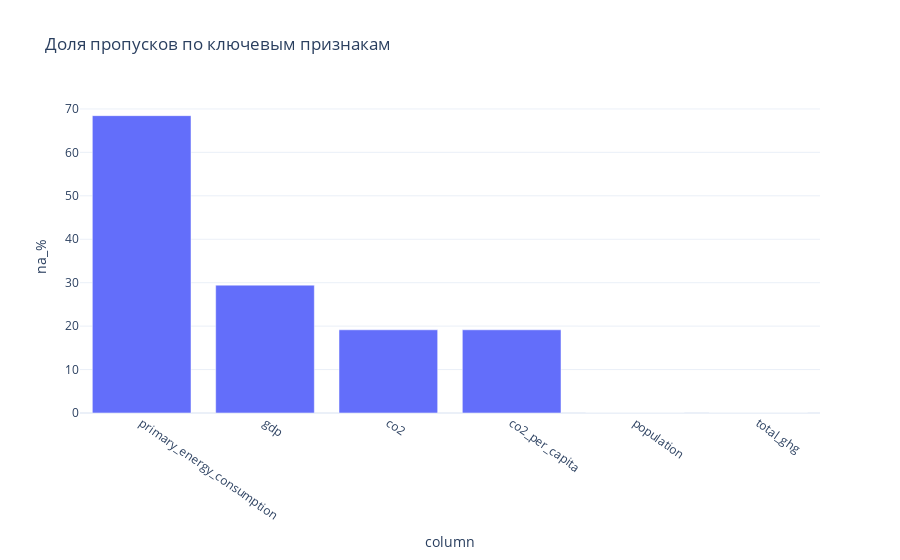

Notebook code for this chart:
### Markdown cell above
#### Доля пропусков

### Code cell
cols_for_na = [
    c
    for c in [
        "co2",
        "co2_per_capita",
        "gdp",
        "population",
        "primary_energy_consumption",
        "total_ghg",
    ]
    if c in df_focus.columns
]

na_share = (
    (df_focus[cols_for_na].isna().mean() * 100)
    .sort_values(ascending=False)
    .reset_index()
)
na_share.columns = ["column", "na_%"]

fig = px.bar(
    na_share,
    x="column",
    y="na_%",
    title="Доля пропусков по ключевым признакам",
    color_discrete_sequence=["#636EFA"],
)
fig.update_xaxes(tickangle=35)
fig.show()

### Figure 1 — Plotly figure (JSON) as saved in the notebook; plotly's stock layout.template omitted (floating-point values rounded to 4 significant figures)
{"data": [{"hovertemplate": "column=%{x}<br>na_%=%{y}<extra></extra>", "legendgroup": "", "marker": {"color": "#636EFA", "pattern": {"shape": ""}}, "name": "", "orientation": "v", "showlegend": false, "textposition": "auto", "type": "bar", "x": ["primary_energy_consumption", "gdp", "co2", "co2_per_capita", "population", "total_ghg"], "xaxis": "x", "y": [68.45, 29.44, 19.16, 19.16, 0.0, 0.0], "yaxis": "y"}], "layout": {"barmode": "relative", "legend": {"tracegroupgap": 0}, "title": {"text": "Доля пропусков по ключевым признакам"}, "xaxis": {"anchor": "y", "domain": [0, 1], "tickangle": 35, "title": {"text": "column"}}, "yaxis": {"anchor": "x", "domain": [0, 1], "title": {"text": "na_%"}}}}
